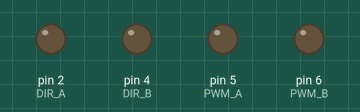
The sketch below on a simulated Arduino Uno, built with avr-gcc and run on an emulated ATmega328P. Shown: output pins drawn as LEDs (lit = HIGH). At 32.0 s the program stops and its outputs stay as they are.

Above: at 0.1 s.
At 2.1 s:
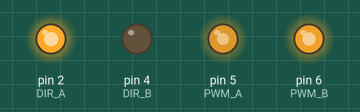
At 9.79 s:
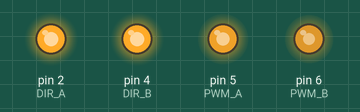
At 15.8 s:
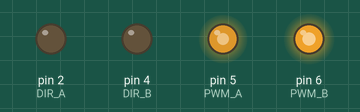
At 31.0 s:
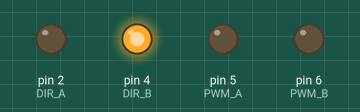
Timing chart, 0 to 32.5 s (numbered marks = the images above):
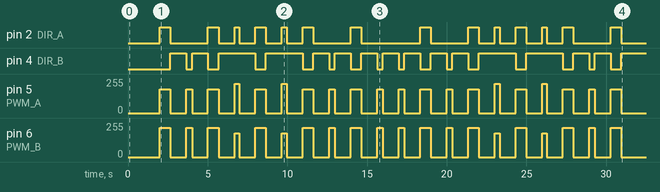

The sketch:

p2.ino
```cpp
#define DIR_A 2
#define PWM_A 5

#define DIR_B 4
#define PWM_B 6

#define VELOCIDAD 200
#define TIEMPO_AVANCE 666
#define TIEMPO_GIRO 350
#define DESVIO 20

void mover(int dirDerecha, int pwmDerecha, int dirIzquierda, int pwmIzquierda) {
  digitalWrite(DIR_A, dirDerecha);
  analogWrite(PWM_A, pwmDerecha);

  digitalWrite(DIR_B, dirIzquierda ^ 1);
  analogWrite(PWM_B, pwmIzquierda);
}

void avanzar_recto() {
  mover(1, VELOCIDAD - DESVIO, 1, VELOCIDAD + DESVIO);
}

void detenerse() {
  mover(0, 0, 0, 0);
  delay(1000);
}

void girar_derecha() {
  mover(0, VELOCIDAD - DESVIO, 1, VELOCIDAD + DESVIO);
}

void girar_izquierda() {
  mover(1, VELOCIDAD + DESVIO, 0, VELOCIDAD - DESVIO);
}

void circuito() {
    // Avanza
  avanzar_recto();
  delay(TIEMPO_AVANCE);
  detenerse();

  girar_derecha();
  delay(TIEMPO_GIRO);
  detenerse();

  avanzar_recto();
  delay(TIEMPO_AVANCE);
  detenerse();

  girar_izquierda();
  delay(TIEMPO_GIRO - 50);
  detenerse();

  avanzar_recto();
  delay(TIEMPO_AVANCE);
  detenerse();

  girar_izquierda();
  delay(TIEMPO_GIRO - 50);
  detenerse();

  avanzar_recto();
  delay(TIEMPO_AVANCE);
  detenerse();

  girar_derecha();
  delay(TIEMPO_GIRO);
  detenerse();

  avanzar_recto();
  delay(TIEMPO_AVANCE);
  detenerse();
}

void setup() {
  pinMode(DIR_A, OUTPUT);
  pinMode(PWM_A, OUTPUT);
  pinMode(DIR_B, OUTPUT);
  pinMode(PWM_B, OUTPUT);
  delay(2000);
}

void loop() {
  circuito();

  girar_derecha();
  delay(TIEMPO_GIRO);
  detenerse();

  girar_derecha();
  delay(TIEMPO_GIRO);
  detenerse();

  circuito();

  while(true) {
  }
}
```

Measured:
- by itself, pin 2 (DIR_A): LOW → HIGH at 2.0 s, → LOW 0.67 s later, → HIGH 2.4 s later, → LOW 0.67 s later, … (28 changes in this stretch)
- by itself, pin 4 (DIR_B): LOW → HIGH at 2.7 s, → LOW 1.0 s later, → HIGH 0.35 s later, → LOW 1.0 s later, … (31 changes in this stretch)
- by itself, pin 5 (PWM_A): 0/255 → 180/255 at 2.0 s, → 0/255 0.67 s later, → 180/255 1.0 s later, → 0/255 0.35 s later, … (40 changes in this stretch)
- by itself, pin 6 (PWM_B): 0/255 → 220/255 at 2.0 s, → 0/255 0.67 s later, → 220/255 1.0 s later, → 0/255 0.35 s later, … (40 changes in this stretch)
